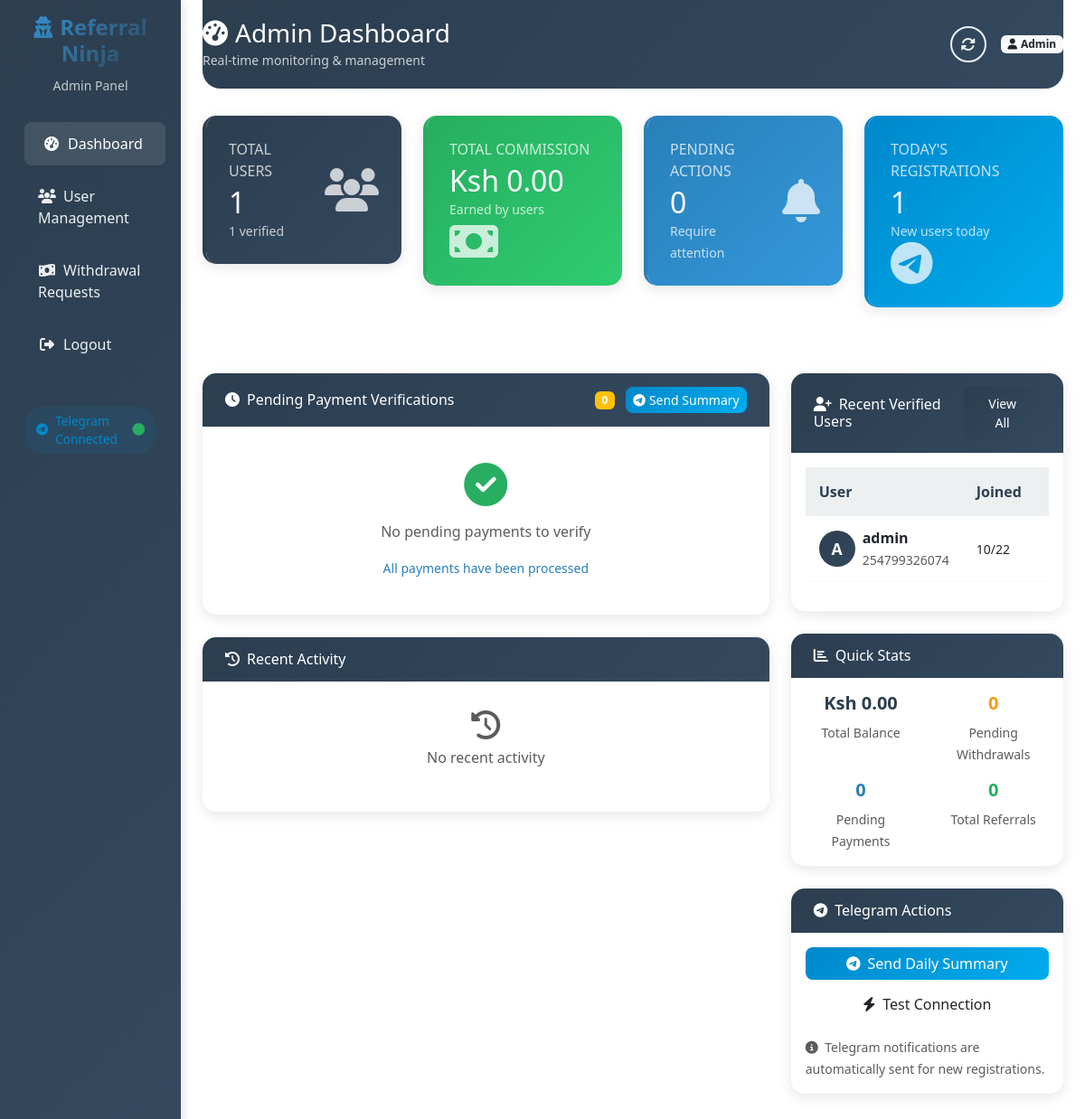
The app's page /admin/dashboard (signed in), older data.
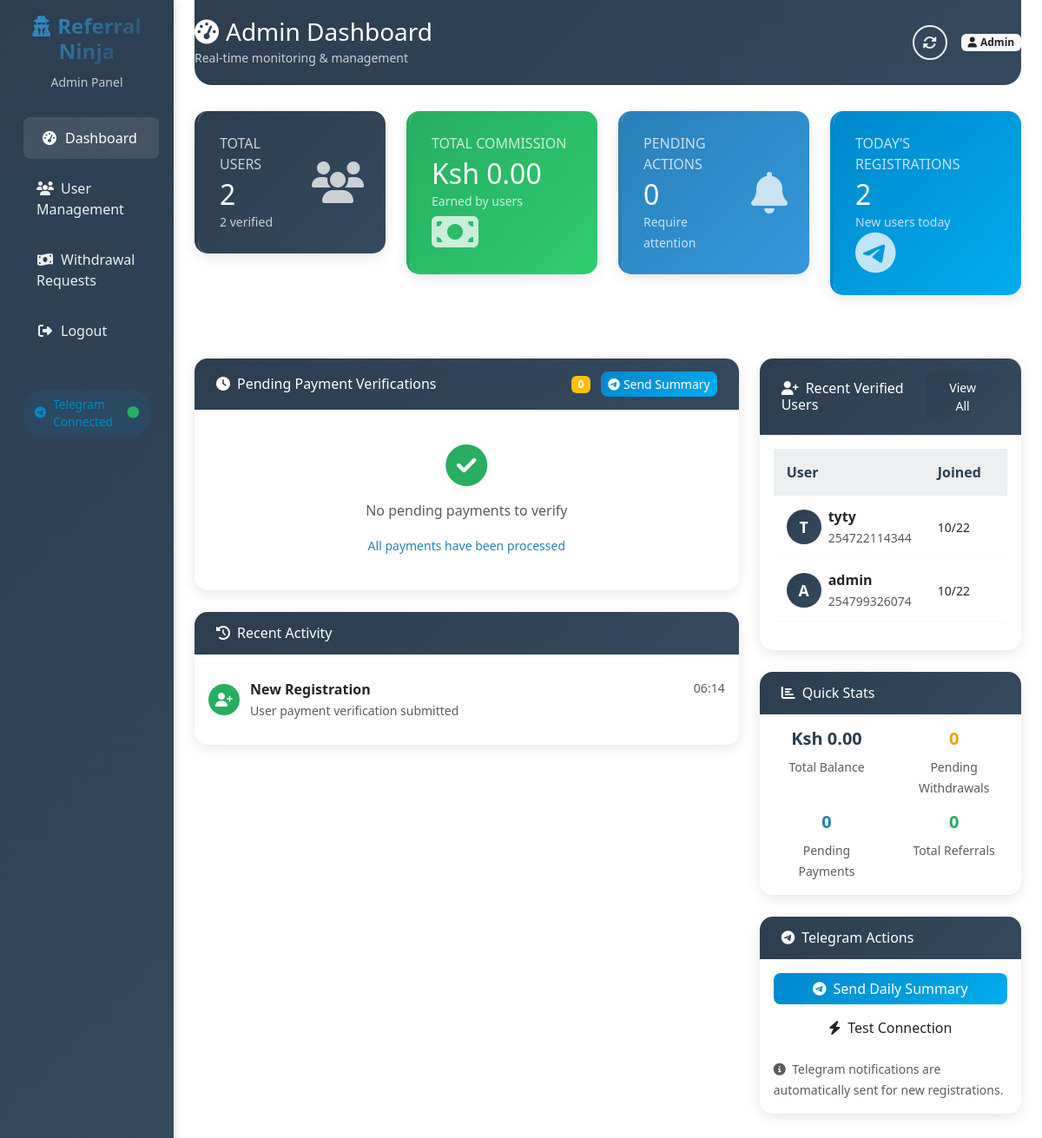
The same page, newer data.
### app.py (models this page shows, shortened)
class User(UserMixin, db.Model):
    id = db.Column(db.Integer, primary_key=True)
    username = db.Column(db.String(80), unique=True, nullable=False)
    email = db.Column(db.String(120), unique=True, nullable=False)
    password_hash = db.Column(db.String(200), nullable=False)
    phone_number = db.Column(db.String(20), unique=True, nullable=False)
    balance = db.Column(db.Float, default=0.0)
    referral_code = db.Column(db.String(10), unique=True)
    referred_by = db.Column(db.String(10))
    referral_balance = db.Column(db.Float, default=0.0)
    total_earned = db.Column(db.Float, default=0.0)
    total_withdrawn = db.Column(db.Float, default=0.0)
    referral_count = db.Column(db.Integer, default=0)
    is_admin = db.Column(db.Boolean, default=False)
    is_verified = db.Column(db.Boolean, default=False)
    is_active = db.Column(db.Boolean, default=True)
    created_at = db.Column(db.DateTime, default=lambda: datetime.now(timezone.utc))
    user_rank = db.Column(db.String(20), default='Bronze')
    total_commission = db.Column(db.Float, default=0.0)
    referral_source = db.Column(db.String(20), default='direct')
    reset_token = db.Column(db.String(100), unique=True)
    reset_token_expires = db.Column(db.DateTime)

class Transaction(db.Model):
    id = db.Column(db.Integer, primary_key=True)
    user_id = db.Column(db.Integer, db.ForeignKey('user.id'), nullable=False)
    amount = db.Column(db.Float, nullable=False)
    transaction_type = db.Column(db.String(50))
    status = db.Column(db.String(20), default='pending')
    mpesa_code = db.Column(db.String(50))
    phone_number = db.Column(db.String(20))
    description = db.Column(db.Text)
    mpesa_message = db.Column(db.Text)
    created_at = db.Column(db.DateTime, default=lambda: datetime.now(timezone.utc))
    user = db.relationship('User', backref='transactions')

### app.py (the view)
@app.route('/admin/dashboard')
@login_required
@admin_required
def admin_dashboard():
    print(f"Admin access by: {current_user.username}")
    try:
        db.session.execute(text('SELECT 1'))
        print("Database connection test passed")
        total_users = User.query.count()
        total_verified = User.query.filter_by(is_verified=True).count()
        total_referrals = Referral.query.count()
        total_commission = db.session.query(db.func.sum(User.total_commission)).scalar() or 0
        total_withdrawn_amount = db.session.query(db.func.sum(User.total_withdrawn)).scalar() or 0
        total_balance = db.session.query(db.func.sum(User.balance)).scalar() or 0
        pending_withdrawals = Transaction.query.filter_by(
            transaction_type='withdrawal',
            status='pending'
        ).count()
        pending_payments = Transaction.query.filter_by(
            transaction_type='registration_fee',
            status='pending'
        ).count()
        recent_users = User.query.filter(User.is_verified == True)\
            .order_by(User.created_at.desc())\
            .limit(10)\
            .all()
        pending_transactions = db.session.query(Transaction, User)\
            .join(User, Transaction.user_id == User.id)\
            .filter(Transaction.transaction_type == 'registration_fee',
                    Transaction.status == 'pending')\
            .order_by(Transaction.created_at.desc())\
            .all()
        recent_activity = Transaction.query\
            .order_by(Transaction.created_at.desc())\
            .limit(10)\
            .all()
        current_time = datetime.now(timezone.utc)
        print("All queries successful, rendering template...")
        return render_template('admin_dashboard.html',
                             total_users=total_users,
                             total_verified=total_verified,
                             total_referrals=total_referrals,
                             total_commission=total_commission,
                             total_withdrawn_amount=total_withdrawn_amount,
                             total_balance=total_balance,
                             pending_withdrawals=pending_withdrawals,
                             pending_payments=pending_payments,
                             recent_users=recent_users,
                             pending_transactions=pending_transactions,
                             recent_activity=recent_activity,
                             current_time=current_time)
    except Exception as e:
        print(f"Error in admin_dashboard: {str(e)}")
        import traceback
        traceback.print_exc()
        flash(f'Error accessing admin dashboard: {str(e)}', 'error')
        return redirect(url_for('dashboard'))

### app.py (called while the page is built)
def admin_required(f):
    @wraps(f)
    def decorated_function(*args, **kwargs):
        if not current_user.is_admin:
            flash('Access denied. Admin privileges required.', 'error')
            return redirect(url_for('dashboard'))
        return f(*args, **kwargs)
    return decorated_function

@app.context_processor
def utility_processor():
    return {
        'abs': abs,
        'min': min,
        'max': max,
        'round': round,
        'len': len
    }

@app.context_processor
def inject_now():
    return {'now': datetime.now(timezone.utc)}

@login_manager.user_loader
def load_user(user_id):
    try:
        return db.session.get(User, int(user_id))
    except Exception as e:
        print(f"Error loading user {user_id}: {e}")
        return None

@app.before_request
def before_request():
    try:
        db.session.execute(text('SELECT 1'))
    except Exception as e:
        print(f"Database connection error: {e}")
        db.session.rollback()

### templates/admin_dashboard.html (shortened to what the changed rows need)
<!DOCTYPE html>
<html lang="en">
<head>
    <link href="https://cdn.jsdelivr.net/npm/bootstrap@5.3.0/dist/css/bootstrap.min.css" rel="stylesheet">
    <link rel="stylesheet" href="https://cdnjs.cloudflare.com/ajax/libs/font-awesome/6.4.0/css/all.min.css">
</head>
<body>
    <div class="container-fluid">
        <div class="row">
            <main class="{% if current_user.is_admin %}col-md-9 ms-sm-auto col-lg-10{% else %}col-12{% endif %} px-md-4">
                <div class="main-header">
                    <div class="d-flex justify-content-between align-items-center">
                        <div>
                            <h1 class="h3 mb-0">
                                <i class="fas fa-tachometer-alt me-2"></i>Admin Dashboard
                            </h1>
                        </div>
                    </div>
                </div>
                <div class="row mb-4">
                    <div class="col-xl-3 col-md-6 mb-4">
                        <div class="card stat-card border-left-primary">
                            <div class="card-body bg-gradient-primary text-white">
                                <div class="row no-gutters align-items-center">
                                    <div class="col mr-2">
                                        <div class="text-xs font-weight-bold text-uppercase mb-1 opacity-75">Total Users</div>
                                        <div class="h2 mb-0 font-weight-bold">{{ total_users }}</div>
                                        <small class="opacity-75">{{ total_verified }} verified</small>
                                    </div>
                                </div>
                            </div>
                        </div>
                    </div>
                    <div class="col-xl-3 col-md-6 mb-4">
                        <div class="card stat-card border-left-telegram">
                            <div class="card-body bg-gradient-telegram text-white">
                                <div class="row no-gutters align-items-center">
                                    <div class="col mr-2">
                                        <div class="text-xs font-weight-bold text-uppercase mb-1 opacity-75">Today's Registrations</div>
                                        <div class="h2 mb-0 font-weight-bold">
                                            {% set today_count = namespace(value=0) %}
                                            {% for user in recent_users %}
                                                {% if user.created_at.date() == current_time.date() %}
                                                    {% set today_count.value = today_count.value + 1 %}
                                                {% endif %}
                                            {% endfor %}
                                            {{ today_count.value }}
                                        </div>
                                        <small class="opacity-75">New users today</small>
                                    </div>
                                </div>
                            </div>
                        </div>
                    </div>
                </div>
                <div class="row">
                    <div class="col-lg-8 mb-4">
                        <div class="card mt-4">
                            <div class="card-body">
                                <div class="activity-feed">
                                    {% if recent_activity %}
                                        {% for activity in recent_activity %}
                                        <div class="activity-item">
                                            <div class="activity-icon
                                                {% if activity.transaction_type == 'registration_fee' %}activity-registration
                                                {% elif activity.transaction_type == 'withdrawal' %}activity-withdrawal
                                                {% elif activity.transaction_type == 'referral_commission' %}activity-payment
                                                {% else %}activity-telegram{% endif %}">
                                                <i class="fas
                                                    {% if activity.transaction_type == 'registration_fee' %}fa-user-plus
                                                    {% elif activity.transaction_type == 'withdrawal' %}fa-money-bill-wave
                                                    {% elif activity.transaction_type == 'referral_commission' %}fa-hand-holding-usd
                                                    {% else %}fa-bell{% endif %}">
                                                </i>
                                            </div>
                                            <div class="flex-grow-1">
                                                <div class="d-flex justify-content-between">
                                                    <strong>
                                                        {% if activity.transaction_type == 'registration_fee' %}
                                                            New Registration
                                                        {% elif activity.transaction_type == 'withdrawal' %}
                                                            Withdrawal Request
                                                        {% elif activity.transaction_type == 'referral_commission' %}
                                                            Referral Commission
                                                        {% else %}
                                                            System Activity
                                                        {% endif %}
                                                    </strong>
                                                    <small class="text-muted">{{ activity.created_at.strftime('%H:%M') }}</small>
                                                </div>
                                                <small class="text-muted">
                                                    {% if activity.transaction_type == 'registration_fee' %}
                                                        User payment verification submitted
                                                    {% elif activity.transaction_type == 'withdrawal' %}
                                                        Ksh {{ "%.2f"|format(activity.amount|abs) }} withdrawal
                                                    {% elif activity.transaction_type == 'referral_commission' %}
                                                        Ksh {{ "%.2f"|format(activity.amount) }} commission paid
                                                    {% else %}
                                                        {{ activity.description }}
                                                    {% endif %}
                                                </small>
                                            </div>
                                        </div>
                                        {% endfor %}
                                    {% else %}
                                        <div class="text-center py-3">
                                            <i class="fas fa-history fa-2x text-muted mb-2"></i>
                                            <p class="text-muted">No recent activity</p>
                                        </div>
                                    {% endif %}
                                </div>
                            </div>
                        </div>
                    </div>
                    <div class="col-lg-4 mb-4">
                        <div class="card">
                            <div class="card-body">
                                {% if recent_users %}
                                    <div class="table-responsive">
                                        <table class="table table-hover">
                                            <thead>
                                                <tr>
                                                    <th>User</th>
                                                    <th>Joined</th>
                                                    <th>Status</th>
                                                </tr>
                                            </thead>
                                            <tbody>
                                                {% for user in recent_users %}
                                                <tr>
                                                    <td>
                                                        <div class="d-flex align-items-center">
                                                            <div class="user-avatar me-2">
                                                                {{ user.username[0]|upper }}
                                                            </div>
                                                            <div>
                                                                <strong>{{ user.username }}</strong>
                                                                <br>
                                                                <small class="text-muted">{{ user.phone_number }}</small>
                                                            </div>
                                                        </div>
                                                    </td>
                                                    <td><small>{{ user.created_at.strftime('%m/%d') }}</small></td>
                                                    <td>
                                                    </td>
                                                </tr>
                                                {% endfor %}
                                            </tbody>
                                        </table>
                                    </div>
                                {% else %}
                                    <div class="text-center py-4">
                                        <i class="fas fa-users fa-3x text-muted mb-3"></i>
                                        <p class="text-muted">No users found</p>
                                    </div>
                                {% endif %}
                            </div>
                        </div>
                    </div>
                </div>
            </main>
        </div>
    </div>
</body>
</html>

Row changes from the older to the newer data that the page shows:
added Transaction: transaction_type "New Registration", created_at "06:14"
added User: username "T", username "tyty", phone_number "254722114344", created_at "10/22"
Text that changed along with them:
{{ total_users }}: "1" → "2"
{{ total_verified }}: "1" → "2"
{{ today_count.value }}: "1" → "2"
text no longer shown: "No recent activity"
